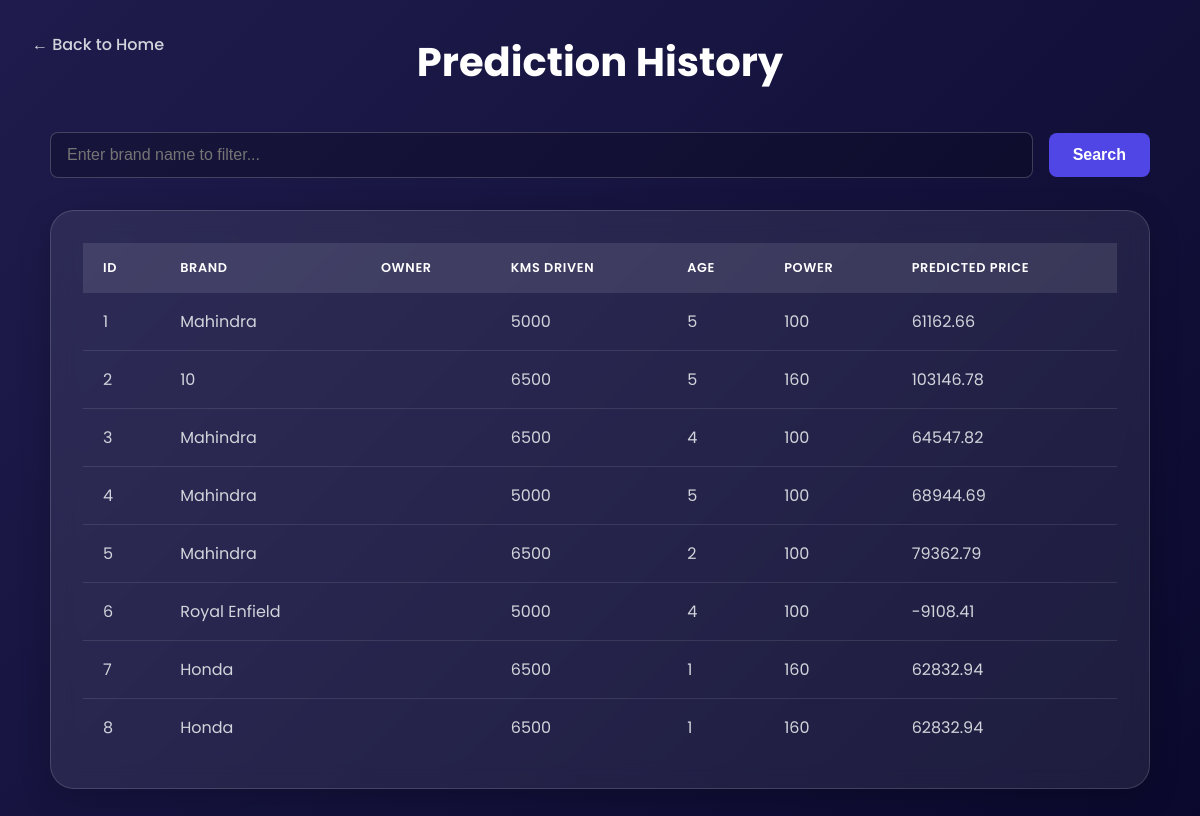
Before: /history with the older database file.
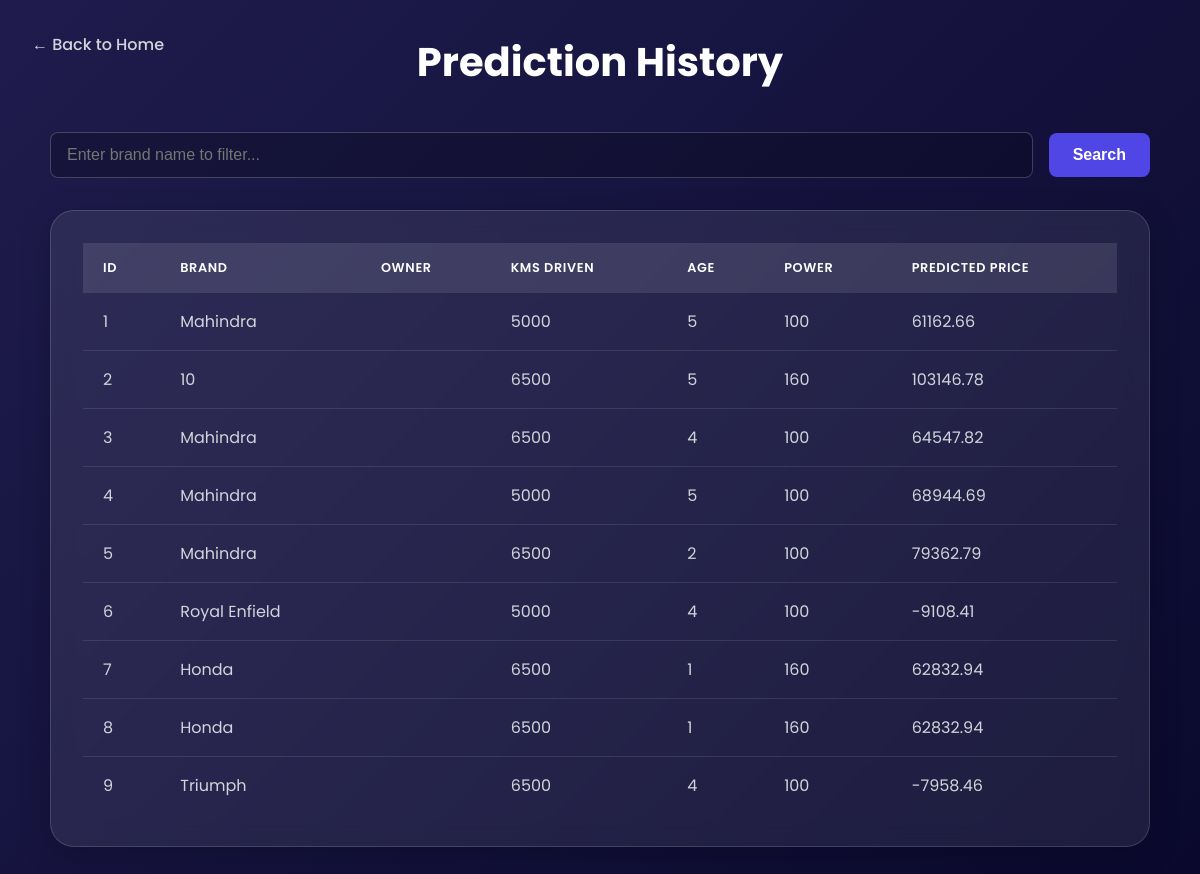
After: the same page with the newer database file.
### tables this page shows
CREATE TABLE bikes_prediction (
                       id  INTEGER PRIMARY KEY AUTOINCREMENT,
                       brand_name TEXT NOT NULL,
                       owner_name INTEGER NOT NULL,
                       kms_driven INTEGER NOT NULL,
                       age INTEGER NOT NULL,
                       power INTEGER NOT NULL,
                       prediction_price NOT NULL
                       );

### app.py (the view)
@app.route('/history', methods=['GET', 'POST'])
def history():
    brand_name_filter = request.form.get('brand_name_filter' , None)
    conn = get_db_connection()
    historical_date = []
    if conn:
        cursor = conn.cursor()
        try:
            if brand_name_filter:
                query = """ SELECT * FROM
                        bikes_prediction
                       WHERE brand_name = ?
                       """
                cursor.execute(query, (brand_name_filter,))
            else:
                query = """ SELECT * FROM
                        bikes_prediction
                       """
                cursor.execute(query)
            historical_data=  [dict(row) for row in  cursor.fetchall()]
        except sqlite3.Error as e:
            print(e)
        finally:
            conn.close()
    return render_template('history.html', historical_data= historical_data)

### app.py (called while the page is built)
def get_db_connection():
    try:
        conn = sqlite3.connect('bike_db.db')
        conn.row_factory = sqlite3.Row
        return conn
    except sqlite3.Error as e:
        print(e)
        return None

### templates/history.html (shortened to what this page needs)
<!DOCTYPE html>
<html lang="en">
<head>
</head>
<body>
    <header class="header-link">
        <a href="{{ url_for('home') }}">&larr; Back to Home</a>
    </header>
    <div class="container">
        <div class="page-title">
            <h1>Prediction History</h1>
        </div>
        <form method="POST" class="filter-form">
            <input type="text" name="brand_name_filter" placeholder="Enter brand name to filter...">
            <input type="submit" value="Search">
        </form>
        <div class="glass-card">
            <div class="table-container">
                <table>
                    <thead>
                        <tr>
                            <th>ID</th>
                            <th>Brand</th>
                            <th>Owner</th>
                            <th>Kms Driven</th>
                            <th>Age</th>
                            <th>Power</th>
                            <th>Predicted Price</th>
                        </tr>
                    </thead>
                    <tbody>
                        {% for row in historical_data %}
                        <tr>
                            <td>{{ row['id'] }}</td>
                            <td>{{ row['brand_name'] }}</td>
                            <td>{{ row['owner'] }}</td>
                            <td>{{ row['kms_driven'] }}</td>
                            <td>{{ row['age'] }}</td>
                            <td>{{ row['power'] }}</td>
                            <td>{{ row['prediction_price'] }}</td>
                        </tr>
                        {% else %}
                        <tr class="no-data-row">
                            <td colspan="7">No historical data found.</td>
                        </tr>
                        {% endfor %}
                    </tbody>
                </table>
            </div>
        </div>
    </div>
</body>
</html>

### templates/history.html (style rules this page uses)
* { margin: 0; padding: 0; box-sizing: border-box; }
body { font-family: 'Poppins', sans-serif; background: linear-gradient(135deg, #1f1c4d, #0a092d); color: #e5e7eb; min-height: 100vh; padding: 2rem 1rem; }
.container { width: 100%; max-width: 1100px; margin: 0 auto; }
.header-link { position: absolute; top: 2rem; left: 2rem; }
.header-link a { color: #d1d5db; text-decoration: none; font-weight: 500; transition: color 0.3s ease; }
.page-title h1 { text-align: center; font-weight: 700; color: #fff; font-size: clamp(2rem, 5vw, 2.5rem); margin-bottom: 2.5rem; }
.glass-card { background: rgba(255, 255, 255, 0.08); backdrop-filter: blur(12px); -webkit-backdrop-filter: blur(12px); border: 1px solid rgba(255, 255, 255, 0.15); border-radius: 1.5rem; padding: 2rem; box-shadow: 0 8px 32px 0 rgba(0, 0, 0, 0.2); }
.filter-form { display: flex; gap: 1rem; margin-bottom: 2rem; align-items: center; }
.filter-form input[type="text"] { flex-grow: 1; padding: 0.8rem 1rem; border-radius: 0.5rem; background-color: rgba(0, 0, 0, 0.2); border: 1px solid rgba(255, 255, 255, 0.2); color: #e5e7eb; font-size: 1rem; transition: all 0.3s ease; }
.filter-form input[type="submit"] { padding: 0.8rem 1.5rem; font-size: 1rem; font-weight: 600; color: #fff; background: #4f46e5; border: none; border-radius: 0.5rem; cursor: pointer; transition: all 0.3s ease; }
.table-container { width: 100%; overflow-x: auto; }
table { width: 100%; border-collapse: collapse; text-align: left; }
th, td { padding: 1rem 1.25rem; }
thead { background-color: rgba(255, 255, 255, 0.1); }
th { font-weight: 600; color: #fff; text-transform: uppercase; font-size: 0.8rem; letter-spacing: 0.05em; }
tbody tr { border-bottom: 1px solid rgba(255, 255, 255, 0.1); transition: background-color 0.2s ease; }
tbody tr:last-child { border-bottom: none; }
td { color: #d1d5db; }

Changed rows visible on the page:
added bikes_prediction: id "9", brand_name "Triumph", kms_driven "6500", age "4", power "100", prediction_price "-7958.46"
